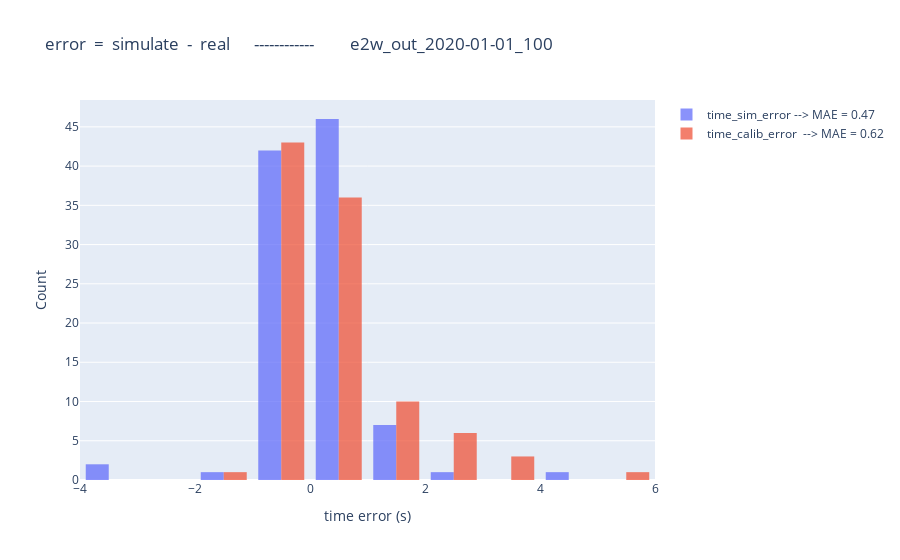

The cell this chart's notebook holds for it:
### Code cell
import plotly.graph_objects as go

fig = go.Figure()

xbins=dict(
        start=-4,  # Bin start
        end=11,    # Bin end
        size=1    # Bin size (width of each bin)
    )
sim_MAE = round(abs(compare_df['time_sim_error']).mean(),2)
calib_MAE = round(abs(compare_df['time_calib_error']).mean(),2)

fig.add_trace(go.Histogram(x=compare_df['time_sim_error'], name=f"time_sim_error --> MAE = {sim_MAE}", opacity=0.75, xbins=xbins))
fig.add_trace(go.Histogram(x=compare_df['time_calib_error'], name=f"time_calib_error  --> MAE = {calib_MAE}", opacity=0.75, xbins=xbins))

fig.update_layout(
    barmode='group',  # Use 'overlay' if you want stacked look
    xaxis_title='time error (s)',
    yaxis_title='Count',
    title=f"error  =  simulate  -  real      ------------         {postfix}"
)

fig.show()
fig.write_html(f"diagram/hist_time_error_{postfix}.html")

### Figure 1 — Plotly figure (JSON) as saved in the notebook; plotly's stock layout.template omitted (floating-point values rounded to 4 significant figures)
{"data": [{"name": "time_sim_error --> MAE = 0.47", "opacity": 0.75, "type": "histogram", "x": [-0.04, -0.03, 0.72, -0.05, 0.51, 0.46, -1.26, -0.02, -0.57, -0.33, 0.45, 0.31, -0.2, -0.44, -0.03, 0.16, -0.04, -0.31, -0.61, -0.05, 0.84, 0.11, -0.2, 0.24, 0.04, 0.06, 0.02, -0.37, -0.24, 0.06, 0.31, -0.12, -0.28, 0.02, 0.08, 0.0, -0.1, 0.79, 0.13, -0.28, 0.29, 0.17, 0.97, 0.06, 0.54, 0.12, -0.19, -0.23, 0.36, -0.38, 0.2, 0.05, -0.02, 0.7, -0.37, -0.05, -0.23, 0.21, 0.79, 0.06, -0.31, 1.0, -0.11, 0.05, -0.01, -0.08, 0.89, -0.06, 0.12, -0.1, -0.18, 0.64, 1.46, -0.03, 0.06, -0.22, 0.23, 1.32, 0.04, 0.57, 1.73, 2.9, 4.06, -0.07, -0.28, -3.56, 0.02, -3.84, -0.08, 0.01, 1.69, -0.66, 0.42, 1.38, -0.23, 0.0, 1.01, -0.24, 0.58, 0.05], "xbins": {"end": 11, "size": 1, "start": -4}}, {"name": "time_calib_error  --> MAE = 0.62", "opacity": 0.75, "type": "histogram", "x": [-0.04, -0.03, 0.72, -0.05, 0.51, 1.93, -1.26, -0.02, -0.57, -0.33, 0.45, 0.31, -0.2, -0.44, -0.03, 0.16, -0.04, -0.31, -0.61, -0.05, 2.78, 0.11, -0.2, 0.24, 0.04, 0.06, 0.02, -0.37, -0.24, 0.06, 0.31, -0.12, -0.28, 0.02, 0.08, 0.0, -0.1, 2.59, 0.13, -0.28, 0.29, 0.17, 2.32, 0.06, 1.09, 0.12, -0.19, -0.23, 1.39, -0.38, 0.2, 0.05, -0.02, 1.72, -0.37, -0.05, -0.23, 0.21, 1.6, 0.06, -0.31, 1.0, -0.11, 0.05, -0.01, -0.08, 1.54, 0.16, 0.12, -0.1, -0.18, 2.31, 1.34, -0.03, 0.06, -0.22, 0.23, 2.23, 0.04, 0.57, 5.5, 3.59, 2.66, -0.07, -0.28, -0.61, 0.02, -0.46, -0.08, 0.01, 1.69, -0.66, 0.42, 3.25, -0.23, 0.0, 3.52, -0.24, 1.42, 0.05], "xbins": {"end": 11, "size": 1, "start": -4}}], "layout": {"barmode": "group", "title": {"text": "error  =  simulate  -  real      ------------         e2w_out_2020-01-01_100"}, "xaxis": {"title": {"text": "time error (s)"}}, "yaxis": {"title": {"text": "Count"}}}}
